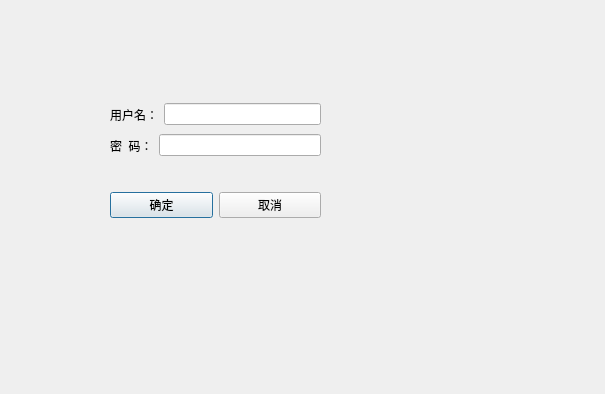
<?xml version="1.0" encoding="UTF-8"?>
<ui version="4.0">
 <class>Dialog</class>
 <widget class="QDialog" name="Dialog">
  <property name="geometry">
   <rect>
    <x>0</x>
    <y>0</y>
    <width>605</width>
    <height>394</height>
   </rect>
  </property>
  <property name="windowTitle">
   <string>Dialog</string>
  </property>
  <widget class="QWidget" name="horizontalLayoutWidget">
   <property name="geometry">
    <rect>
     <x>110</x>
     <y>99</y>
     <width>211</width>
     <height>31</height>
    </rect>
   </property>
   <layout class="QHBoxLayout" name="horizontalLayout">
    <item>
     <widget class="QLabel" name="labelUsername">
      <property name="text">
       <string>用户名：</string>
      </property>
     </widget>
    </item>
    <item>
     <widget class="QLineEdit" name="lineEditUsername"/>
    </item>
   </layout>
  </widget>
  <widget class="QWidget" name="horizontalLayoutWidget_2">
   <property name="geometry">
    <rect>
     <x>110</x>
     <y>130</y>
     <width>211</width>
     <height>31</height>
    </rect>
   </property>
   <layout class="QHBoxLayout" name="horizontalLayout_2">
    <item>
     <widget class="QLabel" name="labelUsername_2">
      <property name="text">
       <string>密  码：</string>
      </property>
     </widget>
    </item>
    <item>
     <widget class="QLineEdit" name="lineEditPassword"/>
    </item>
   </layout>
  </widget>
  <widget class="QWidget" name="horizontalLayoutWidget_3">
   <property name="geometry">
    <rect>
     <x>110</x>
     <y>160</y>
     <width>211</width>
     <height>31</height>
    </rect>
   </property>
   <layout class="QHBoxLayout" name="horizontalLayout_3">
    <item>
     <widget class="QLabel" name="labelInfo">
      <property name="text">
       <string/>
      </property>
     </widget>
    </item>
   </layout>
  </widget>
  <widget class="QWidget" name="horizontalLayoutWidget_4">
   <property name="geometry">
    <rect>
     <x>110</x>
     <y>190</y>
     <width>211</width>
     <height>31</height>
    </rect>
   </property>
   <layout class="QHBoxLayout" name="horizontalLayout_4">
    <item>
     <widget class="QPushButton" name="pushButtonOk">
      <property name="text">
       <string>确定</string>
      </property>
     </widget>
    </item>
    <item>
     <widget class="QPushButton" name="pushButtonCanel">
      <property name="text">
       <string>取消</string>
      </property>
     </widget>
    </item>
   </layout>
  </widget>
 </widget>
 <resources/>
 <connections/>
</ui>
